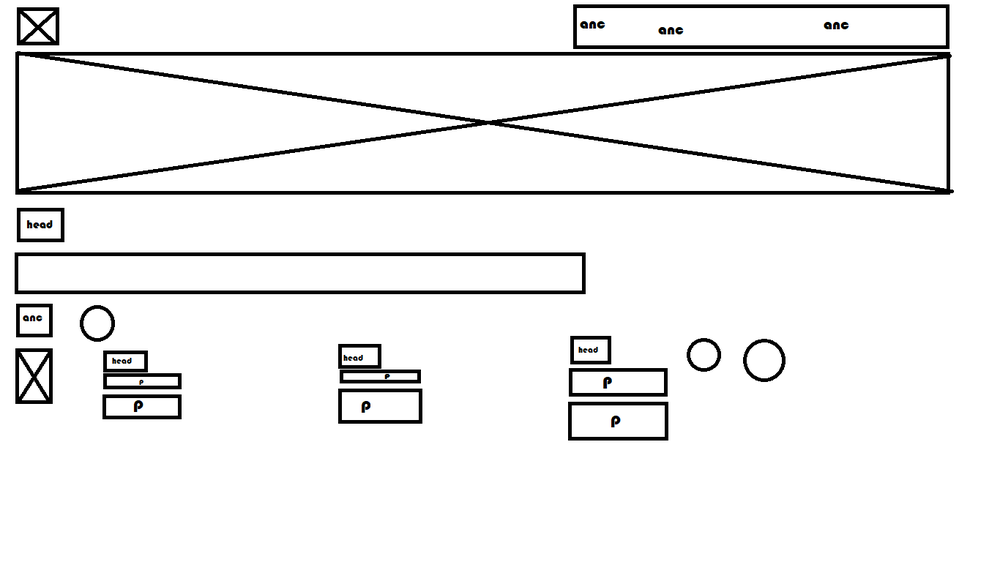
#> input picture python_scripts/image-to-code/codify-python/page.png, 1000 x 562 px, shrunk from 1366 x 768 before the run
$ python Script.py
#> lines starting #> are read from the running program, lines starting #| are printed output that depends on the picture; after the words box and inside, x2 and y2 are one past the last pixel; in counts of white or black regions, pixels touching at a corner belong together
# I:\Sar_loop_ai\python_scripts\image-to-code\codify-python
# https://api.ocr.space/parse/imageurl?apikey=K81110801288957d&file=C:\Sar_loop_ai\python_scripts\image-to-code\codify-python\a.jpg&isOverlayRequired=true
import os
import cv2
import numpy as np
from shapely.geometry import Point, LineString, Polygon
import matplotlib.pyplot as plt
import requests

# Load the input image and convert it to grayscale
input_img = cv2.imread("page.png")
#> input_img is the input picture: shape (562, 1000, 3); mean B, G, R 240, 240, 240
gray_img = cv2.cvtColor(input_img, cv2.COLOR_BGR2GRAY)

# Apply a threshold to the grayscale image to get a binary image
_, thresh_img = cv2.threshold(gray_img, 127, 255, cv2.THRESH_BINARY)
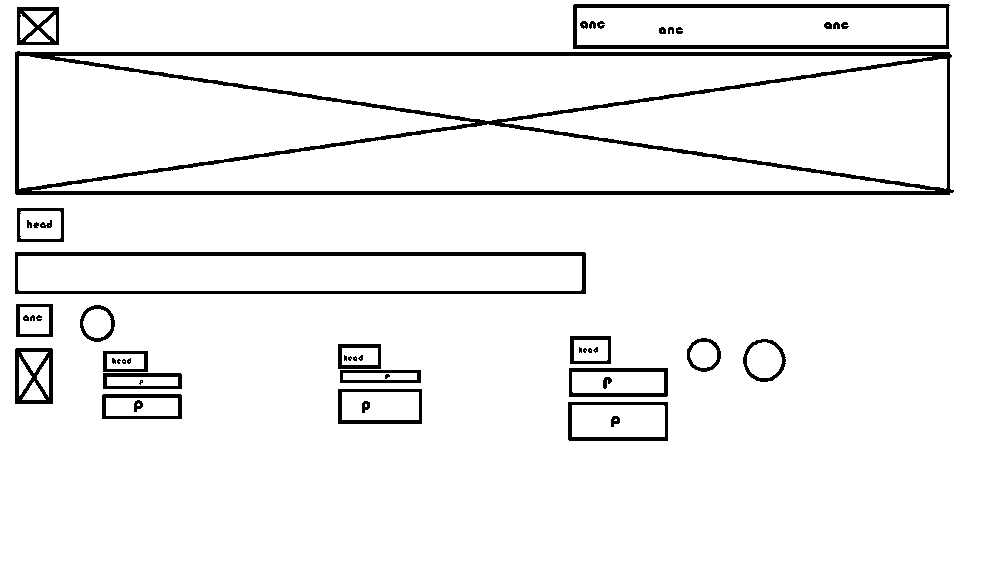
#> thresh_img: shape (562, 1000); 94.1% white; 52 black regions (14 under 20 px)

# Find the contours in the binary image
contours, hierarchy = cv2.findContours(
    thresh_img, cv2.RETR_LIST, cv2.CHAIN_APPROX_SIMPLE)
#> contours = 97 contours, 18 with area under 20; largest, box (x1, y1, x2, y2) and area: (0, 0, 1000, 562) 560439, (14, 50, 955, 196) 134804, (19, 56, 475, 189) 30018, (32, 124, 935, 191) 29249, (502, 59, 947, 189) 28599

rectangles = []
triangles = []
circle = []
star_inside_rect = []
div_str = ""

def is_contour_inside_rect(contour, rect):
    x,y,w,h = rect
    rect_area = w*h
    contour_area = cv2.contourArea(contour)
    # Check if the contour area is less than the rectangle area
    # and the bounding rectangle of the contour is inside the rectangle
    if contour_area < rect_area and rect[0] <= x and rect[1] <= y and rect[0]+rect[2] >= x+w and rect[1]+rect[3] >= y+h:
        return True
    else:
        return False

for contour in contours:
    approx = cv2.approxPolyDP(contour, 0.01 * cv2.arcLength(contour, True), True)
    if len(approx) == 4:  # Check if it's a rectangle
        # Get the coordinates of the four corners of the rectangle
        x1, y1 = approx[0][0]
        x2, y2 = approx[1][0]
        x3, y3 = approx[2][0]
        x4, y4 = approx[3][0]
        rectangles.append(Polygon(approx.reshape((-1, 2))))
    elif len(approx) == 3:  # Check if it's a triangle
        triangles.append(Polygon(approx.reshape((-1, 2))))
    elif len(approx) >= 5 and len(approx) <= 20:  # Check if it's a circle
        area = cv2.contourArea(contour)
        perimeter = cv2.arcLength(contour, True)
        circularity = 4 * np.pi * area / (perimeter ** 2)
        if circularity > 0.7:  # Set a threshold for circularity
            center, radius = cv2.minEnclosingCircle(contour)
            circle.append((center, radius))
            x, y = int(center[0]), int(center[1])
            r = int(radius)

            div_str += f"<button style='height:{2*r}px;width:{2*r}px;background-color:green;position:fixed;left:{x-r}px;top:{y-r}px;'></button>"
#> this loop made 97 passes
#> (x1, y1, x2, y2, x3, y3, x4, y4) on passes 1, 3, 4, 6, 9, 10, 11, 12, 14, 17, 19, 20: (616, 419, 615, 419, 614, 420, 616, 420), (572, 405, 572, 436, 664, 436, 663, 405), (365, 404, 365, 406, 366, 406, 366, 404), (567, 402, 667, 401, 668, 440, 569, 441), (106, 398, 106, 415, 177, 415, 177, 398), (101, 395, 180, 393, 182, 418, 102, 419), (342, 392, 342, 419, 418, 419, 418, 392), (337, 389, 421, 388, 422, 423, 338, 424), (45, 399, 35, 384, 34, 381, 22, 399), (107, 377, 107, 385, 177, 385, 177, 377), (343, 373, 343, 379, 416, 379, 416, 373), (102, 373, 180, 372, 182, 388, 103, 389)
#> (area, perimeter, circularity, center, radius, x, y, r) on passes 7, 8, 18, 30, 31, 34: (89, 38.14, 0.769, (364.9, 406.7), 6.98, 364, 406, 6), (93.5, 39.56, 0.751, (136.9, 405.7), 6.98, 136, 405, 6), (25, 19.31, 0.842, (386.8, 376.2), 3.37, 386, 376, 3), (25, 19.31, 0.842, (129, 360.5), 3.64, 129, 360, 3), (26.5, 20.73, 0.775, (113.5, 360.5), 3.81, 113, 360, 3), (22.5, 17.9, 0.882, (354.9, 358.1), 3.1, 354, 358, 3)
#> after the loop, circle = 27 items; rectangles = 36 items; triangles = 6 items
# Reverse the order of the rectangles and output as JSON-formatted string
rectangles.pop(-1)

rectangles.reverse()
# count the number of rectangles and triangles


def is_shape_inside(shape, rect):
    """
    Returns True if the shape is completely inside the rectangle rect,
    otherwise False.
    """
    left, top, right, bottom = rect.bounds
    rect_contour = np.array(rect.exterior.coords, dtype=np.int32)
    x, y, width, height = cv2.boundingRect(rect_contour)
    rect = [x, y, x+width, y+height]
    shape_left, shape_top, shape_right, shape_bottom = shape.bounds
    return (shape_left >= left and shape_top >= top and
            shape_right <= right and shape_bottom <= bottom)


num_rectangles = len(rectangles)
#> num_rectangles = 35
num_triangles = len(triangles)
#> num_triangles = 6


#> (the run stopped early here; a loop or call above may not have finished)

$ run again, with python_scripts/image-to-code/codify-python/box.png copied over python_scripts/image-to-code/codify-python/page.png
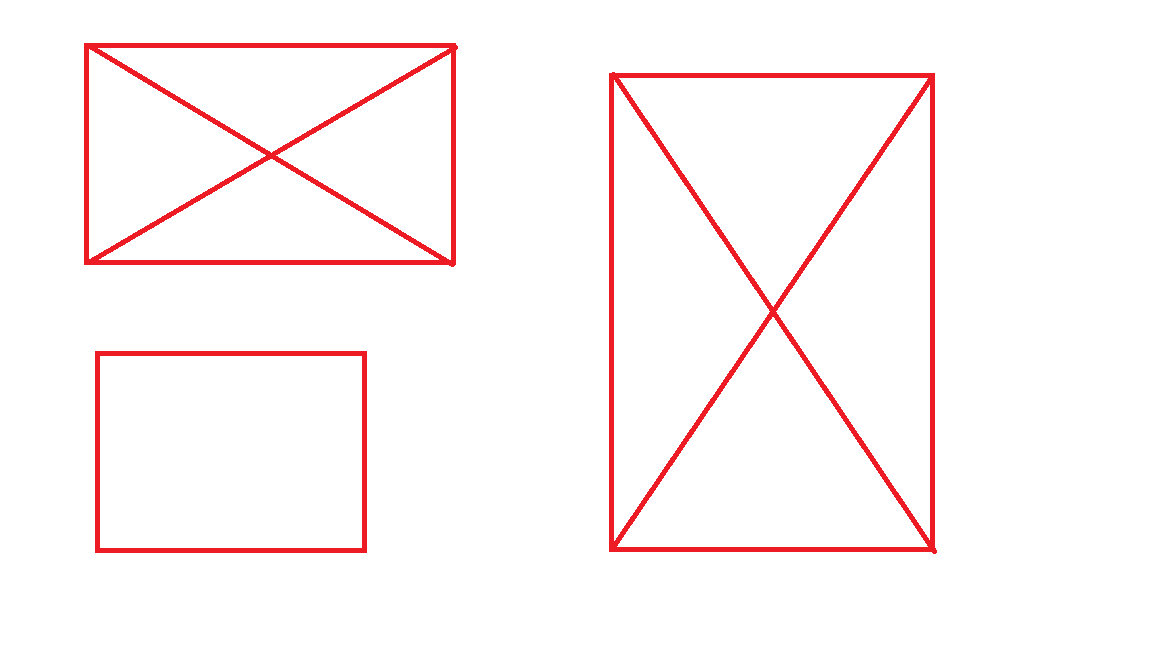
#> input picture python_scripts/image-to-code/codify-python/box.png, 1152 x 648 px
#> input_img is the input picture: shape (648, 1152, 3); mean B, G, R 246.7, 246.4, 254.3
#> `gray_img = cv2.cvtColor(input_img, cv2.COLOR_BGR2GRAY)`:
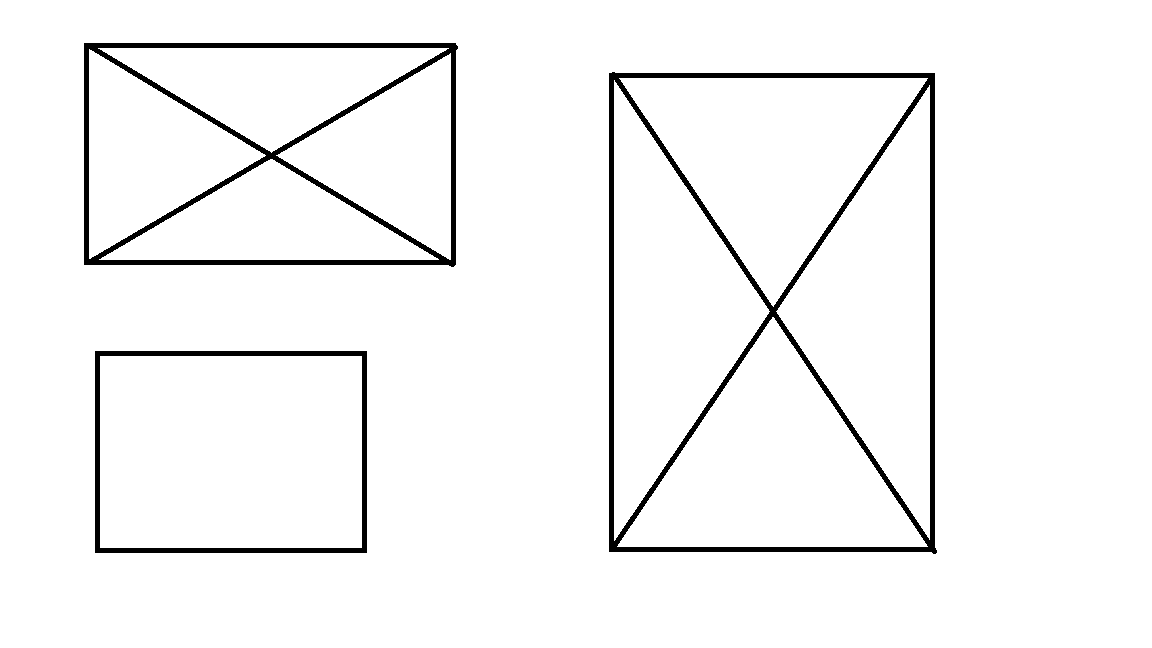
#> gray_img: shape (648, 1152); values 91 (black) and 255 (white), 96.2% white; 3 black regions, box (x1, y1, x2, y2) and area: (609, 72, 937, 554) 13605, (84, 43, 458, 267) 9971, (95, 351, 367, 553) 4640
#> thresh_img: shape (648, 1152); 96.2% white; 3 black regions
#> contours = 13 contours; largest, box (x1, y1, x2, y2) and area: (0, 0, 1152, 648) 744697, (608, 71, 938, 555) 156976, (83, 42, 459, 268) 83194, (94, 350, 368, 554) 55417, (100, 356, 362, 548) 49851
#> the loop `for contour in contours:` made 13 passes
#> (x1, y1, x2, y2, x3, y3, x4, y4) on passes 1, 2, 8, 12, 13: (100, 356, 100, 547, 361, 547, 361, 356), (94, 351, 366, 350, 367, 552, 95, 553), (609, 72, 935, 73, 935, 554, 608, 551), (83, 43, 455, 42, 456, 264, 84, 265), (0, 0, 0, 647, 1151, 647, 1151, 0)
#> after the loop `for contour in contours:`: circle = []; div_str = ''; rectangles = 5 items; triangles = 8 items
#> num_rectangles = 4
#> num_triangles = 8

$ run again, with python_scripts/image-to-code/codify-python/div.png copied over python_scripts/image-to-code/codify-python/page.png
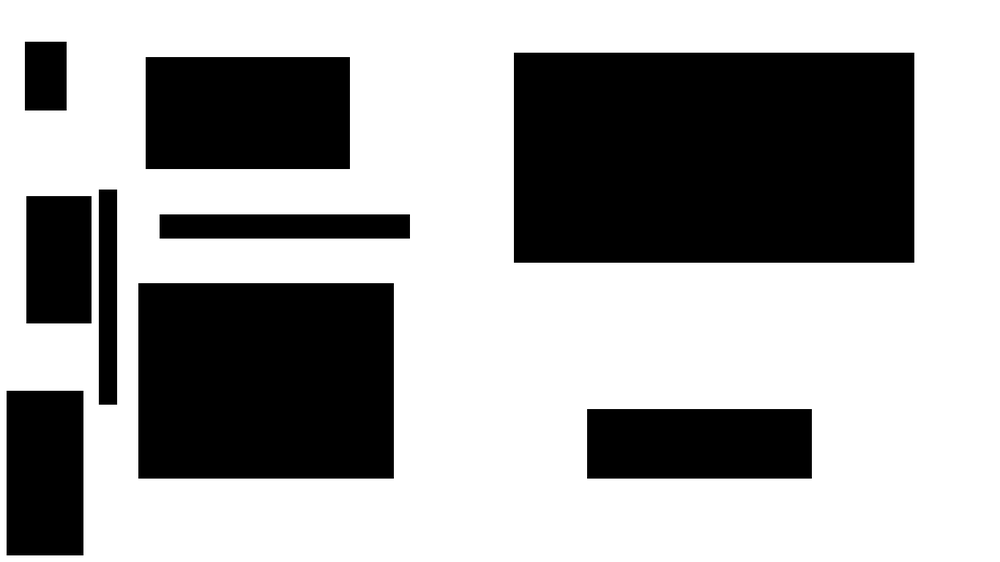
#> input picture python_scripts/image-to-code/codify-python/div.png, 1000 x 562 px, shrunk from 1366 x 768 before the run
#> input_img is the input picture: shape (562, 1000, 3); min 0, max 255, mean 161.4
#> `_, thresh_img = cv2.threshold(gray_img, 127, 255, cv2.THRESH_BINARY)`:
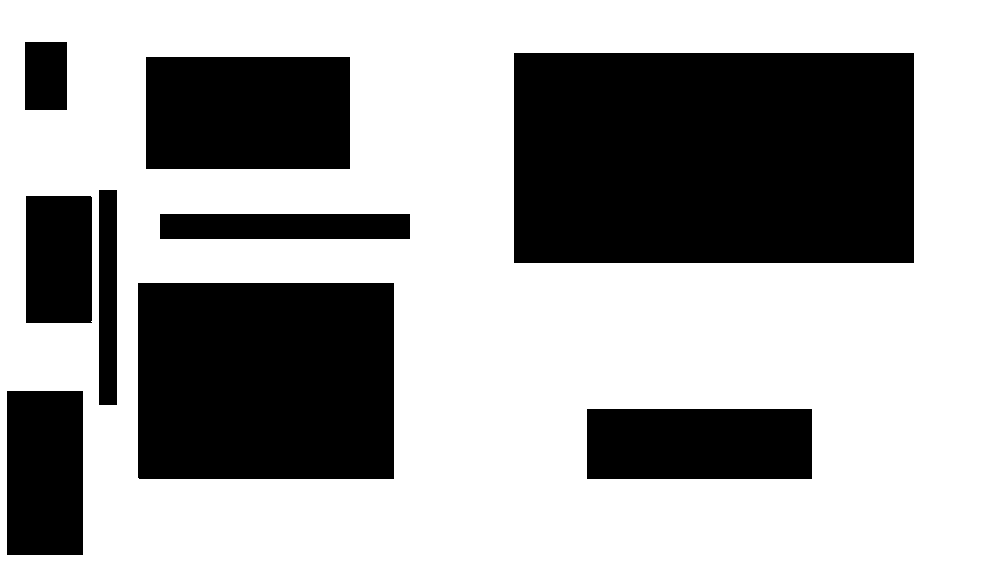
#> thresh_img: shape (562, 1000); 63.2% white; 9 black regions
#> contours = 10 contours; largest, box (x1, y1, x2, y2) and area: (0, 0, 1000, 562) 560439, (513, 52, 915, 264) 84609, (137, 282, 395, 480) 50626, (145, 56, 351, 170) 23163, (586, 408, 813, 480) 16044
#> the loop `for contour in contours:` made 10 passes
#> (x1, y1, x2, y2, x3, y3, x4, y4) on passes 1 to 8: (586, 409, 811, 408, 812, 478, 587, 479), (7, 390, 83, 391, 82, 555, 6, 554), (137, 283, 393, 282, 394, 478, 139, 479), (159, 214, 409, 213, 410, 238, 160, 239), (26, 195, 92, 197, 91, 323, 25, 322), (99, 189, 117, 190, 116, 405, 98, 404), (145, 57, 349, 56, 350, 168, 146, 169), (513, 53, 913, 52, 914, 262, 514, 263)
#> after the loop `for contour in contours:`: circle = []; div_str = ''; rectangles = 10 items; triangles = []
#> num_rectangles = 9
#> num_triangles = 0

$ run again, with python_scripts/image-to-code/codify-python/div2.png copied over python_scripts/image-to-code/codify-python/page.png
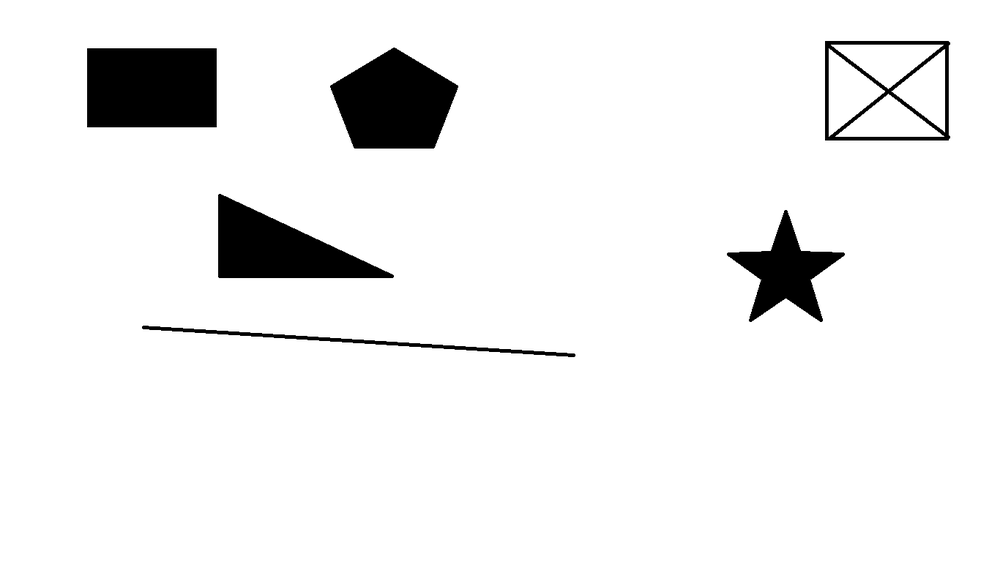
#> input picture python_scripts/image-to-code/codify-python/div2.png, 1000 x 562 px, shrunk from 1366 x 768 before the run
#> input_img is the input picture: shape (562, 1000, 3); min 0, max 255, mean 238.6
#> `_, thresh_img = cv2.threshold(gray_img, 127, 255, cv2.THRESH_BINARY)`:
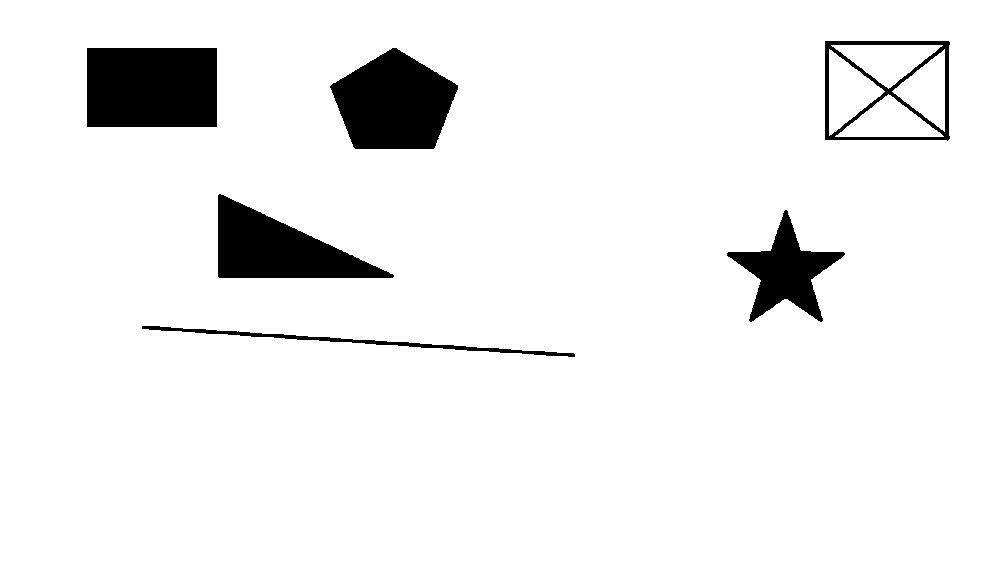
#> thresh_img: shape (562, 1000); 93.5% white; 6 black regions
#> contours = 11 contours; largest, box (x1, y1, x2, y2) and area: (0, 0, 1000, 562) 560439, (824, 40, 951, 142) 12505, (86, 47, 218, 128) 10478, (329, 47, 459, 150) 9240, (217, 193, 395, 279) 7963
#> the loop `for contour in contours:` made 11 passes
#> (x1, y1, x2, y2, x3, y3, x4, y4) on passes 8, 10, 11: (86, 48, 216, 47, 217, 126, 87, 127), (824, 41, 948, 40, 950, 138, 825, 140), (0, 0, 0, 561, 999, 561, 999, 0)
#> after the loop `for contour in contours:`: circle = [((393.6, 96.72), 65.47)]; rectangles = 3 items; triangles = 5 items
#> num_rectangles = 2
#> num_triangles = 5
